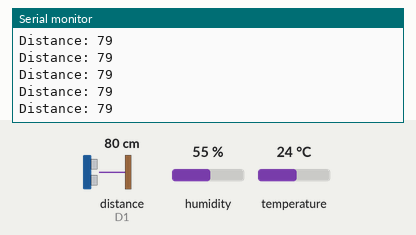
The sketch below on a simulated ESP8266 (NodeMCU). Parts: the last lines printed to the serial monitor. Wiring (inferred from the names in the program): ultrasonic range finder: trigger D2; echo D1. The inputs (shaded band) are chosen by the test bench; at power-on: temperature 24 °C, distance to the obstacle (sensor on D1) 80 cm, humidity 55 %. The echo pulse lasts 58.3 µs per cm; WiFi joins after 1.5 s; servers stay silent unless stated.

Above: at 4.5 s.
4.6 s: temperature set to 10.3 °C
12.2 s: temperature set to 9.1 °C
19.8 s: distance to the obstacle (sensor on D1) set to 9 cm
At 20.8 s:
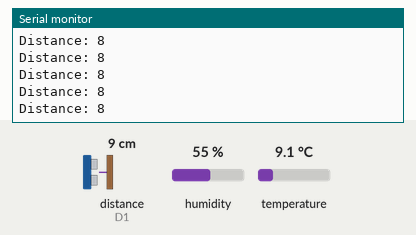
21.3 s: distance to the obstacle (sensor on D1) set to 12 cm
At 22.3 s:
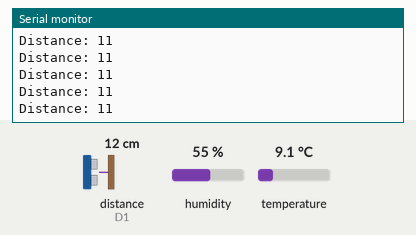
Timing chart, 0 to 24.3 s (numbered marks = the images above; inputs shaded):
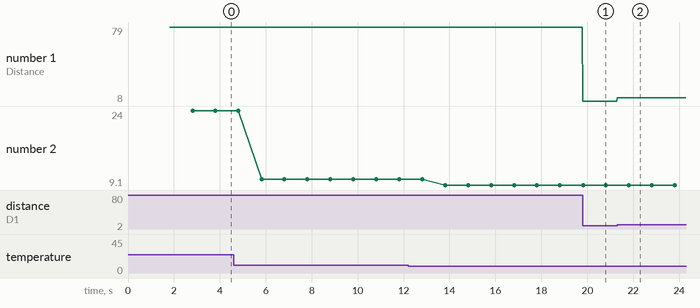

The sketch:

uas_if3.ino
```cpp
#define BLYNK_PRINT Serial
#include <ESP8266WiFi.h>
#include <SPI.h>
#include <DHT.h>

#include <BlynkSimpleEsp8266.h>
const int triggerPin = D2;
const int echo = D1;
#define DHTPIN D4          // D4 pin
#define DHTTYPE DHT22
long duration;
int distance;
DHT dht(DHTPIN, DHTTYPE);
BlynkTimer timer;


char auth[] = "w-wjTFZ0H40IORvg-aVNicl45zpCkLnT";
char ssid[] = "kania1";
char pass[] = "kania123";
void sendSensor()
{
  float h = dht.readHumidity();
  float t = dht.readTemperature(); // or dht.readTemperature(true) for Fahrenheit

  if (isnan(h) || isnan(t)) {
    Serial.println("Failed to read from DHT sensor!");
    return;
  }
  // You can send any value at any time.
  // Please don't send more that 10 values per second.
  Blynk.virtualWrite(V7, h);
  Blynk.virtualWrite(V6, t);
   Serial.println(t);
}


void setup(){
  Serial.begin(9600);
  Blynk.begin(auth, ssid, pass);
  pinMode(triggerPin, OUTPUT); // Sets the trigPin as an Output
  pinMode(echo, INPUT); // Sets the echoPin as an Input
dht.begin();

  // Setup a function to be called every second
  timer.setInterval(1000L, sendSensor);
}
void loop(){
  Blynk.run();
  timer.run();
  digitalWrite(triggerPin, LOW);
  delayMicroseconds(100);
  digitalWrite(triggerPin, HIGH);
  delayMicroseconds(100);
  digitalWrite(triggerPin, LOW);
  duration = pulseIn(echo, HIGH);
  distance= duration*0.034/2;
  if (distance <= 10){
    Blynk.notify("ada orang !!!");
    Blynk.virtualWrite(V5,"1");
  }
  Serial.print("Distance: ");
  Serial.println(distance);
}
```

Measured:
- after the input at 19.8 s, the serial monitor: prints a new line at once (image 1)
- after the input at 21.3 s, the serial monitor: prints a new line at once (image 2)
- plotted number 1: 79 → 8 after the input at 19.8 s, 8 → 11 after the input at 21.3 s
- plotted number 2: 24 → 10.3 after the input at 4.6 s, 10.3 → 9.1 after the input at 12.2 s
